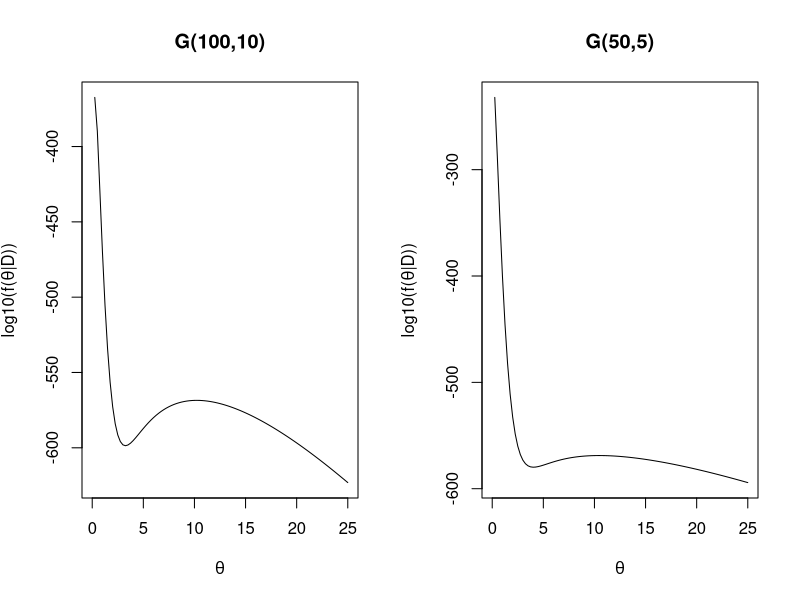

Reproduce this figure in R.
log10_lik_JC69 <- function(d, n, x, a, b){
    log(dgamma(d, a, b)) + x*log(3/4-3/4*exp(-4/3*d)) + (n-x)*log(1/4+3/4*exp(-4/3*d)) / log(10)
}
########################################
x <- 90; n<-948
pdf("7.6.pdf"); par(mfrow=c(1,2))
posterior <- expression('log10(f('*theta*'|D))'); theta <- expression(italic(theta))
df <- data.frame(c(100,10), c(50,5))
for(i in 1:length(df)){
    v <- df[,i]
    curve(log10_lik_JC69(d=x,n=n,x=x,a=v[1],b=v[2]), from=0, to=25, ylab=posterior, xlab=theta, main=paste0("G(",v[1],',',v[2],")"))
}
dev.off()
